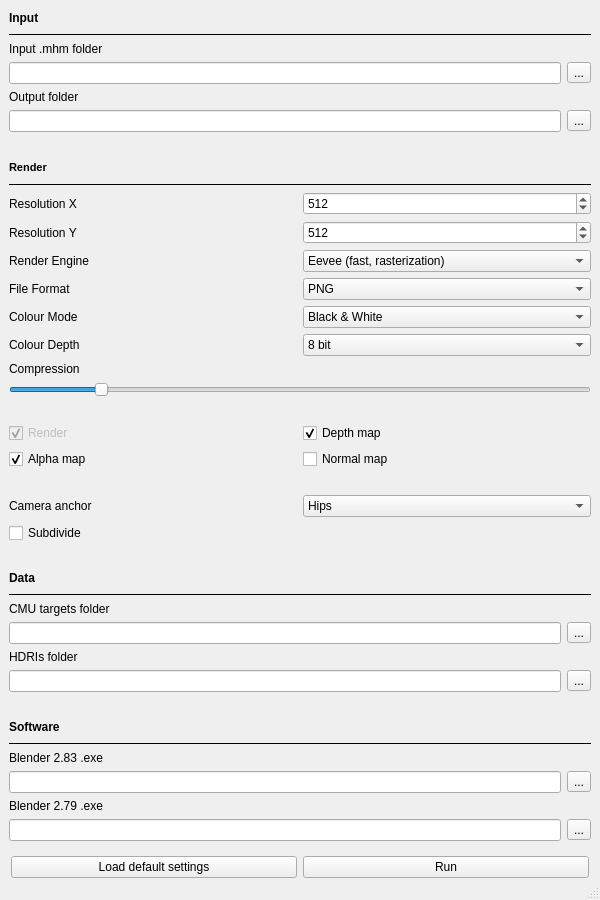
<?xml version="1.0" encoding="UTF-8"?>
<ui version="4.0">
 <class>mainWindow</class>
 <widget class="QMainWindow" name="mainWindow">
  <property name="geometry">
   <rect>
    <x>0</x>
    <y>0</y>
    <width>600</width>
    <height>900</height>
   </rect>
  </property>
  <property name="sizePolicy">
   <sizepolicy hsizetype="Preferred" vsizetype="Preferred">
    <horstretch>0</horstretch>
    <verstretch>0</verstretch>
   </sizepolicy>
  </property>
  <property name="contextMenuPolicy">
   <enum>Qt::DefaultContextMenu</enum>
  </property>
  <property name="windowTitle">
   <string> Human Database</string>
  </property>
  <property name="windowIcon">
   <iconset>
    <normaloff>Data/icon.png</normaloff>Data/icon.png</iconset>
  </property>
  <property name="windowOpacity">
   <double>1.000000000000000</double>
  </property>
  <property name="iconSize">
   <size>
    <width>150</width>
    <height>150</height>
   </size>
  </property>
  <property name="documentMode">
   <bool>true</bool>
  </property>
  <widget class="QWidget" name="centralwidget">
   <property name="sizePolicy">
    <sizepolicy hsizetype="Preferred" vsizetype="Preferred">
     <horstretch>3</horstretch>
     <verstretch>0</verstretch>
    </sizepolicy>
   </property>
   <property name="layoutDirection">
    <enum>Qt::LeftToRight</enum>
   </property>
   <property name="autoFillBackground">
    <bool>false</bool>
   </property>
   <layout class="QVBoxLayout" name="verticalLayout_3">
    <property name="leftMargin">
     <number>0</number>
    </property>
    <property name="topMargin">
     <number>0</number>
    </property>
    <property name="rightMargin">
     <number>0</number>
    </property>
    <property name="bottomMargin">
     <number>0</number>
    </property>
    <item>
     <widget class="QScrollArea" name="scrollArea">
      <property name="frameShape">
       <enum>QFrame::NoFrame</enum>
      </property>
      <property name="frameShadow">
       <enum>QFrame::Plain</enum>
      </property>
      <property name="lineWidth">
       <number>0</number>
      </property>
      <property name="widgetResizable">
       <bool>true</bool>
      </property>
      <widget class="QWidget" name="scrollAreaWidgetContents_2">
       <property name="geometry">
        <rect>
         <x>0</x>
         <y>-240</y>
         <width>545</width>
         <height>982</height>
        </rect>
       </property>
       <layout class="QVBoxLayout" name="verticalLayout_2">
        <item>
         <layout class="QVBoxLayout" name="input_header_layout">
          <item>
           <widget class="QLabel" name="input_header">
            <property name="font">
             <font>
              <weight>75</weight>
              <italic>false</italic>
              <bold>true</bold>
              <strikeout>false</strikeout>
              <kerning>true</kerning>
             </font>
            </property>
            <property name="text">
             <string>Input</string>
            </property>
           </widget>
          </item>
          <item>
           <widget class="Line" name="input_line">
            <property name="frameShadow">
             <enum>QFrame::Plain</enum>
            </property>
            <property name="orientation">
             <enum>Qt::Horizontal</enum>
            </property>
           </widget>
          </item>
         </layout>
        </item>
        <item>
         <layout class="QVBoxLayout" name="input_mhm_layout">
          <item>
           <widget class="QLabel" name="input_mhm_label">
            <property name="text">
             <string>Input .mhm folder</string>
            </property>
            <property name="buddy">
             <cstring>input_mhm_line_edit</cstring>
            </property>
           </widget>
          </item>
          <item>
           <layout class="QHBoxLayout" name="input_mhm_line_layout">
            <item>
             <widget class="QLineEdit" name="input_mhm_line_edit"/>
            </item>
            <item>
             <widget class="QToolButton" name="input_mhm_tool_button">
              <property name="text">
               <string>...</string>
              </property>
             </widget>
            </item>
           </layout>
          </item>
         </layout>
        </item>
        <item>
         <layout class="QVBoxLayout" name="output_folder_layout">
          <item>
           <widget class="QLabel" name="output_folder_label">
            <property name="text">
             <string>Output folder</string>
            </property>
            <property name="buddy">
             <cstring>input_mhm_line_edit</cstring>
            </property>
           </widget>
          </item>
          <item>
           <layout class="QHBoxLayout" name="output_folder_line_layout">
            <item>
             <widget class="QLineEdit" name="output_folder_line_edit"/>
            </item>
            <item>
             <widget class="QToolButton" name="output_folder_tool_button">
              <property name="text">
               <string>...</string>
              </property>
             </widget>
            </item>
           </layout>
          </item>
         </layout>
        </item>
        <item>
         <spacer name="horizontal_spacer_4">
          <property name="orientation">
           <enum>Qt::Horizontal</enum>
          </property>
          <property name="sizeHint" stdset="0">
           <size>
            <width>40</width>
            <height>20</height>
           </size>
          </property>
         </spacer>
        </item>
        <item>
         <layout class="QVBoxLayout" name="render_header_layout">
          <item>
           <widget class="QLabel" name="output_header">
            <property name="font">
             <font>
              <pointsize>8</pointsize>
              <weight>75</weight>
              <bold>true</bold>
             </font>
            </property>
            <property name="text">
             <string>Render</string>
            </property>
           </widget>
          </item>
          <item>
           <widget class="Line" name="render_line">
            <property name="frameShadow">
             <enum>QFrame::Plain</enum>
            </property>
            <property name="orientation">
             <enum>Qt::Horizontal</enum>
            </property>
           </widget>
          </item>
         </layout>
        </item>
        <item>
         <layout class="QHBoxLayout" name="resolution_x_layout">
          <item>
           <widget class="QLabel" name="resolution_x_label">
            <property name="text">
             <string>Resolution X</string>
            </property>
            <property name="buddy">
             <cstring>resolution_x_spin_box</cstring>
            </property>
           </widget>
          </item>
          <item>
           <widget class="QSpinBox" name="resolution_x_spin_box">
            <property name="minimum">
             <number>8</number>
            </property>
            <property name="maximum">
             <number>16384</number>
            </property>
            <property name="singleStep">
             <number>10</number>
            </property>
            <property name="value">
             <number>512</number>
            </property>
           </widget>
          </item>
         </layout>
        </item>
        <item>
         <layout class="QHBoxLayout" name="resolution_y_layout">
          <item>
           <widget class="QLabel" name="resolution_y_label">
            <property name="text">
             <string>Resolution Y</string>
            </property>
            <property name="buddy">
             <cstring>resolution_y_spin_box</cstring>
            </property>
           </widget>
          </item>
          <item>
           <widget class="QSpinBox" name="resolution_y_spin_box">
            <property name="minimum">
             <number>8</number>
            </property>
            <property name="maximum">
             <number>16384</number>
            </property>
            <property name="singleStep">
             <number>10</number>
            </property>
            <property name="value">
             <number>512</number>
            </property>
           </widget>
          </item>
         </layout>
        </item>
        <item>
         <layout class="QHBoxLayout" name="render_engine_layout">
          <item>
           <widget class="QLabel" name="render_engine_label">
            <property name="text">
             <string>Render Engine</string>
            </property>
            <property name="buddy">
             <cstring>render_engine_combo_box</cstring>
            </property>
           </widget>
          </item>
          <item>
           <widget class="QComboBox" name="render_engine_combo_box">
            <property name="currentIndex">
             <number>0</number>
            </property>
            <item>
             <property name="text">
              <string>Eevee (fast, rasterization)</string>
             </property>
            </item>
            <item>
             <property name="text">
              <string>Cycles (slow, path tracing)</string>
             </property>
            </item>
            <item>
             <property name="text">
              <string>Workbench (fast, rasterization)</string>
             </property>
            </item>
           </widget>
          </item>
         </layout>
        </item>
        <item>
         <layout class="QHBoxLayout" name="file_format_layout">
          <item>
           <widget class="QLabel" name="file_format_label">
            <property name="text">
             <string>File Format</string>
            </property>
            <property name="buddy">
             <cstring>file_format_combo_box</cstring>
            </property>
           </widget>
          </item>
          <item>
           <widget class="QComboBox" name="file_format_combo_box">
            <item>
             <property name="text">
              <string>PNG</string>
             </property>
            </item>
            <item>
             <property name="text">
              <string>JPEG</string>
             </property>
            </item>
            <item>
             <property name="text">
              <string>TIFF</string>
             </property>
            </item>
           </widget>
          </item>
         </layout>
        </item>
        <item>
         <layout class="QHBoxLayout" name="colour_mode_layout">
          <item>
           <widget class="QLabel" name="colour_mode_label">
            <property name="text">
             <string>Colour Mode</string>
            </property>
            <property name="buddy">
             <cstring>colour_mode_combo_box</cstring>
            </property>
           </widget>
          </item>
          <item>
           <widget class="QComboBox" name="colour_mode_combo_box">
            <property name="currentText">
             <string>Black &amp; White</string>
            </property>
            <property name="currentIndex">
             <number>2</number>
            </property>
            <item>
             <property name="text">
              <string>RGB</string>
             </property>
            </item>
            <item>
             <property name="text">
              <string>RGBA</string>
             </property>
            </item>
            <item>
             <property name="text">
              <string>Black &amp; White</string>
             </property>
            </item>
           </widget>
          </item>
         </layout>
        </item>
        <item>
         <layout class="QHBoxLayout" name="colour_depth_layout">
          <item>
           <widget class="QLabel" name="colour_depth_label">
            <property name="text">
             <string>Colour Depth</string>
            </property>
            <property name="buddy">
             <cstring>colour_depth_combo_box</cstring>
            </property>
           </widget>
          </item>
          <item>
           <widget class="QComboBox" name="colour_depth_combo_box">
            <item>
             <property name="text">
              <string>8 bit</string>
             </property>
            </item>
            <item>
             <property name="text">
              <string>16 bit</string>
             </property>
            </item>
           </widget>
          </item>
         </layout>
        </item>
        <item>
         <layout class="QVBoxLayout" name="verticalLayout">
          <item>
           <widget class="QLabel" name="compression_label">
            <property name="text">
             <string>Compression</string>
            </property>
            <property name="buddy">
             <cstring>compression_horizontal_slider</cstring>
            </property>
           </widget>
          </item>
          <item>
           <widget class="QSlider" name="compression_horizontal_slider">
            <property name="enabled">
             <bool>true</bool>
            </property>
            <property name="autoFillBackground">
             <bool>false</bool>
            </property>
            <property name="maximum">
             <number>100</number>
            </property>
            <property name="value">
             <number>15</number>
            </property>
            <property name="tracking">
             <bool>true</bool>
            </property>
            <property name="orientation">
             <enum>Qt::Horizontal</enum>
            </property>
            <property name="invertedAppearance">
             <bool>false</bool>
            </property>
            <property name="invertedControls">
             <bool>false</bool>
            </property>
            <property name="tickPosition">
             <enum>QSlider::NoTicks</enum>
            </property>
           </widget>
          </item>
         </layout>
        </item>
        <item>
         <spacer name="horizontal_spacer_1">
          <property name="orientation">
           <enum>Qt::Horizontal</enum>
          </property>
          <property name="sizeHint" stdset="0">
           <size>
            <width>40</width>
            <height>20</height>
           </size>
          </property>
         </spacer>
        </item>
        <item>
         <layout class="QHBoxLayout" name="passes_01_layout">
          <item>
           <widget class="QCheckBox" name="render_check_box">
            <property name="enabled">
             <bool>false</bool>
            </property>
            <property name="text">
             <string>Render</string>
            </property>
            <property name="checked">
             <bool>true</bool>
            </property>
           </widget>
          </item>
          <item>
           <widget class="QCheckBox" name="depth_check_box">
            <property name="text">
             <string>Depth map</string>
            </property>
            <property name="checked">
             <bool>true</bool>
            </property>
           </widget>
          </item>
         </layout>
        </item>
        <item>
         <layout class="QHBoxLayout" name="passes_02_layout">
          <item>
           <widget class="QCheckBox" name="alpha_check_box">
            <property name="text">
             <string>Alpha map</string>
            </property>
            <property name="checked">
             <bool>true</bool>
            </property>
           </widget>
          </item>
          <item>
           <widget class="QCheckBox" name="normal_check_box">
            <property name="text">
             <string>Normal map</string>
            </property>
           </widget>
          </item>
         </layout>
        </item>
        <item>
         <spacer name="horizontal_spacer_2">
          <property name="orientation">
           <enum>Qt::Horizontal</enum>
          </property>
          <property name="sizeHint" stdset="0">
           <size>
            <width>40</width>
            <height>20</height>
           </size>
          </property>
         </spacer>
        </item>
        <item>
         <layout class="QHBoxLayout" name="anchor_layout">
          <item>
           <widget class="QLabel" name="camera_anchor_label">
            <property name="text">
             <string>Camera anchor</string>
            </property>
            <property name="buddy">
             <cstring>camera_anchor_combo_box</cstring>
            </property>
           </widget>
          </item>
          <item>
           <widget class="QComboBox" name="camera_anchor_combo_box">
            <item>
             <property name="text">
              <string>Hips</string>
             </property>
            </item>
            <item>
             <property name="text">
              <string>Head</string>
             </property>
            </item>
           </widget>
          </item>
         </layout>
        </item>
        <item>
         <widget class="QCheckBox" name="subdivide_check_box">
          <property name="text">
           <string>Subdivide</string>
          </property>
         </widget>
        </item>
        <item>
         <spacer name="horizontal_spacer_3">
          <property name="orientation">
           <enum>Qt::Horizontal</enum>
          </property>
          <property name="sizeHint" stdset="0">
           <size>
            <width>40</width>
            <height>20</height>
           </size>
          </property>
         </spacer>
        </item>
        <item>
         <layout class="QVBoxLayout" name="data_header_layout">
          <item>
           <widget class="QLabel" name="data_header">
            <property name="font">
             <font>
              <weight>75</weight>
              <bold>true</bold>
             </font>
            </property>
            <property name="text">
             <string>Data</string>
            </property>
           </widget>
          </item>
          <item>
           <widget class="Line" name="data_line">
            <property name="frameShadow">
             <enum>QFrame::Plain</enum>
            </property>
            <property name="orientation">
             <enum>Qt::Horizontal</enum>
            </property>
           </widget>
          </item>
         </layout>
        </item>
        <item>
         <layout class="QVBoxLayout" name="cmu_targets_layout">
          <item>
           <widget class="QLabel" name="cmu_targets_label">
            <property name="text">
             <string>CMU targets folder</string>
            </property>
            <property name="buddy">
             <cstring>input_mhm_line_edit</cstring>
            </property>
           </widget>
          </item>
          <item>
           <layout class="QHBoxLayout" name="cmu_targets_line_layout">
            <item>
             <widget class="QLineEdit" name="cmu_targets_line_edit"/>
            </item>
            <item>
             <widget class="QToolButton" name="cmu_targets_tool_button">
              <property name="text">
               <string>...</string>
              </property>
             </widget>
            </item>
           </layout>
          </item>
         </layout>
        </item>
        <item>
         <layout class="QVBoxLayout" name="hdri_layout">
          <item>
           <widget class="QLabel" name="hdri_label_2">
            <property name="text">
             <string>HDRIs folder</string>
            </property>
            <property name="buddy">
             <cstring>input_mhm_line_edit</cstring>
            </property>
           </widget>
          </item>
          <item>
           <layout class="QHBoxLayout" name="hdri_line_layout">
            <item>
             <widget class="QLineEdit" name="hdri_line_edit"/>
            </item>
            <item>
             <widget class="QToolButton" name="hdri_tool_button">
              <property name="text">
               <string>...</string>
              </property>
             </widget>
            </item>
           </layout>
          </item>
         </layout>
        </item>
        <item>
         <spacer name="horizontal_spacer_5">
          <property name="orientation">
           <enum>Qt::Horizontal</enum>
          </property>
          <property name="sizeHint" stdset="0">
           <size>
            <width>476</width>
            <height>20</height>
           </size>
          </property>
         </spacer>
        </item>
        <item>
         <layout class="QVBoxLayout" name="software_header_layout">
          <item>
           <widget class="QLabel" name="software_header">
            <property name="font">
             <font>
              <weight>75</weight>
              <bold>true</bold>
             </font>
            </property>
            <property name="text">
             <string>Software</string>
            </property>
           </widget>
          </item>
          <item>
           <widget class="Line" name="software_line">
            <property name="frameShadow">
             <enum>QFrame::Plain</enum>
            </property>
            <property name="orientation">
             <enum>Qt::Horizontal</enum>
            </property>
           </widget>
          </item>
         </layout>
        </item>
        <item>
         <layout class="QVBoxLayout" name="blender_283_layout">
          <item>
           <widget class="QLabel" name="blender_283_label">
            <property name="text">
             <string>Blender 2.83 .exe</string>
            </property>
            <property name="buddy">
             <cstring>input_mhm_line_edit</cstring>
            </property>
           </widget>
          </item>
          <item>
           <layout class="QHBoxLayout" name="blender_283_line_layout">
            <item>
             <widget class="QLineEdit" name="blender_283_line_edit"/>
            </item>
            <item>
             <widget class="QToolButton" name="blender_283_tool_button">
              <property name="text">
               <string>...</string>
              </property>
             </widget>
            </item>
           </layout>
          </item>
         </layout>
        </item>
        <item>
         <layout class="QVBoxLayout" name="blender_279_layout">
          <item>
           <widget class="QLabel" name="blender_279_label">
            <property name="text">
             <string>Blender 2.79 .exe</string>
            </property>
            <property name="buddy">
             <cstring>input_mhm_line_edit</cstring>
            </property>
           </widget>
          </item>
          <item>
           <layout class="QHBoxLayout" name="blender_279_line_layout">
            <item>
             <widget class="QLineEdit" name="blender_279_line_edit"/>
            </item>
            <item>
             <widget class="QToolButton" name="blender_279_tool_button">
              <property name="text">
               <string>...</string>
              </property>
             </widget>
            </item>
           </layout>
          </item>
         </layout>
        </item>
       </layout>
      </widget>
     </widget>
    </item>
    <item>
     <layout class="QHBoxLayout" name="buttons_layout">
      <property name="leftMargin">
       <number>11</number>
      </property>
      <property name="rightMargin">
       <number>11</number>
      </property>
      <item>
       <widget class="QPushButton" name="load_defaults_button">
        <property name="text">
         <string>Load default settings</string>
        </property>
       </widget>
      </item>
      <item>
       <widget class="QPushButton" name="run_button">
        <property name="text">
         <string>Run</string>
        </property>
       </widget>
      </item>
     </layout>
    </item>
   </layout>
  </widget>
  <widget class="QStatusBar" name="statusbar"/>
 </widget>
 <tabstops>
  <tabstop>render_engine_combo_box</tabstop>
  <tabstop>file_format_combo_box</tabstop>
  <tabstop>subdivide_check_box</tabstop>
  <tabstop>colour_mode_combo_box</tabstop>
  <tabstop>colour_depth_combo_box</tabstop>
  <tabstop>camera_anchor_combo_box</tabstop>
  <tabstop>compression_horizontal_slider</tabstop>
  <tabstop>depth_check_box</tabstop>
  <tabstop>normal_check_box</tabstop>
  <tabstop>alpha_check_box</tabstop>
 </tabstops>
 <resources/>
 <connections/>
</ui>
